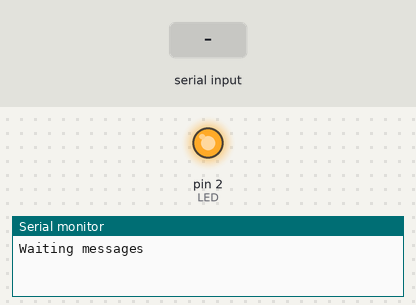
Simulated run of this sketch. Board: Arduino Uno, built with avr-gcc and run on an emulated ATmega328P. Shown: output pins drawn as LEDs (lit = HIGH), the last lines printed to the serial monitor. Inputs (shaded band) come from the test bench.

Above: at 1.2 s.
1.3 s: "LEDON" received over Serial
At 3.1 s:
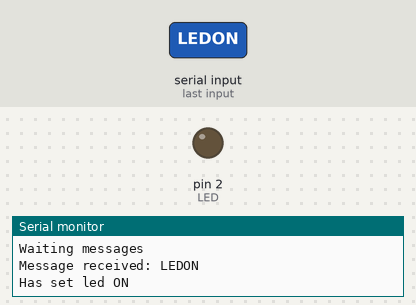
3.8 s: "LEDOFF" received over Serial
At 5.1 s:
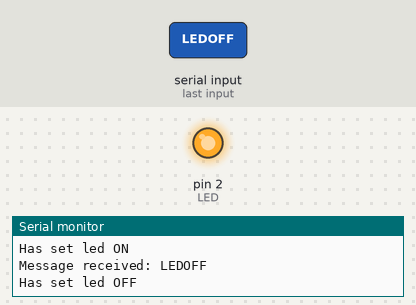
Timing chart, 0 to 6.8 s (numbered marks = the images above; inputs shaded):
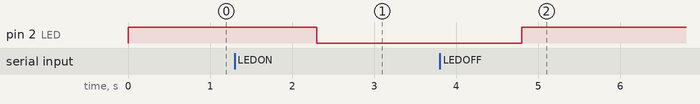

Measured:
- after the input at 1.3 s, pin 2 (LED): HIGH → LOW after 1.0 s
- after the input at 3.8 s, pin 2 (LED): LOW → HIGH after 1.0 s

The sketch:

actions.ino
```cpp
/*
  M. Clerbois
  17/10/2015
  Actions

*/

#define USER_BOARD      ESP01   // déclaration de la carte utilisée ESP01 ou ESP201

#include "boards.h"       // déclaration des bornes des cartes

#define LED         GPIO_2
#define PUSH_BUTTON GPIO_0

#define ON          LOW
#define OFF         HIGH


void setup() {
  pinMode(LED,OUTPUT);
  pinMode(PUSH_BUTTON,INPUT);
  digitalWrite(LED,OFF);

  Serial.begin(115200); // initialize serial com at 115200 baud
  Serial.println("Waiting messages");
 }

// the loop function runs over and over again forever
void loop() {

  if (Serial.available()>0) { // data received
    String message=Serial.readString();
    Serial.print("Message received: ");
    Serial.println(message);

    if (message.equals("LEDON")) {
      digitalWrite(LED,ON);
      Serial.println("Has set led ON");
      return;
      }

    if (message.equals("LEDOFF")) {
      digitalWrite(LED,OFF);
      Serial.println("Has set led OFF");
      return;
      }

     if (message.equals("BUTTON?")) {
      Serial.println(digitalRead(PUSH_BUTTON) ? "RELEASED" : "PRESSED");
      return;
      }

    Serial.print("UNKNOW COMMAND: ");
    Serial.println(message);
    }

}
```

boards.h
```cpp
#if !defined(__BOARDS_H_)
#define     __BOARDS_H_

#if !defined(USER_BOARD)
#error No Board defined!
#endif

#if USER_BOARD == ESP01
#define GPIO_0     0 // INPUT PULLUP 10K !!! Flash button or switch
#define GPIO_2     2 // connected to a PULLUP 10K
#define GPIO_1     1 // OUTPUT connected to RXD of programming device
#define TX         1 // OUTPUT connected to RXD of communicating device
#define GPIO_3     3 // INPUT  connected to TXD of programming device
#define RX         3 // INPUT  connected to TXD of communicating device
#endif

#if USER_BOARD == ESP201
#define GPIO_0     0 // INPUT PULLUP 10K !!! Flash button or switch
#define GPIO_2     2 // connected to a PULLUP 10K
#define GPIO_1     1 // OUTPUT connected to RXD of programming device
#define TX         1 // OUTPUT connected to RXD of communicating device
#define GPIO_3     3 // INPUT  connected to TXD of programming device
#define RX         3 // INPUT  connected to TXD of communicating device
#define GPIO_4     4
#define GPIO_5     5
#define GPIO_12    12
#define GPIO_13    13
#define GPIO_14    14
#define GPIO_15    15 // 10K pull down for startupt
#endif

#endif
```
